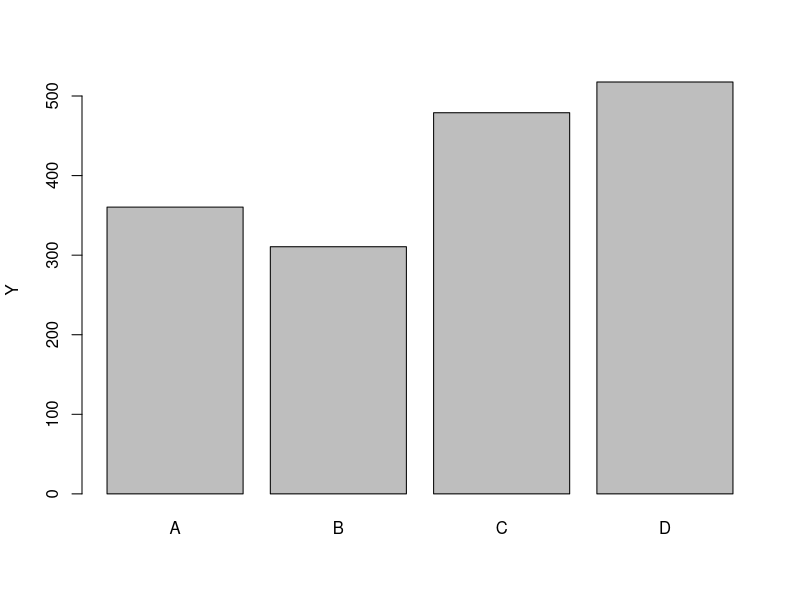

The R source for this figure:
## ---- chunk 1
library(tidyverse)
## ---- chunk 2
set.seed(20102)
df1 <- data.frame(fac = rep(c("A","B","C","D"), 5),
                 x = c(1:20),
                 y = round(rnorm(20, 10, 5)*(-9:10)^2),
                 z = round(rnorm(20, 100, 20)))
glimpse(df1) # similar to the `str()` function in base R
## ---- chunk 3
### Using a pipe to calculate means.
df1 %>% 
  summarize(y.mean = mean(y),
            z.mean = mean(z))
## ---- chunk 4
### Doing the same thing without a pipe:
summarize(df1, 
          y.mean = mean(y),
          z.mean = mean(z))
## ---- chunk 5
df1 %>%
  group_by(fac) %>%
  summarize(y.mean = mean(y),
            z.mean = mean(z))
## ---- chunk 6
df1.means <- df1 %>%
  group_by(fac) %>%
  summarize(y.mean = mean(y),
            z.mean = mean(z))

### Create a barplot of the means:
barplot(df1.means$y.mean, names.arg=df1.means$fac, ylab="Y")
## ---- chunk 7
df1.new <- df1 %>%
  mutate(yz = y+z)
head(df1.new)
## ---- chunk 8
df1.new <- df1 %>%
  mutate(yz = y + z,
         yz.sqrt = sqrt(yz))
head(df1.new)
## ---- chunk 9
df1.noC <- df1 %>%
  filter(fac != "C")
df1.noC
## ---- chunk 10
df1.onlyC <- df1 %>%
  filter(fac == "C")
df1.onlyC
## ---- chunk 11
df1.u8 <- df1 %>%
  filter(x <= 8)
df1.u8
## ---- chunk 12
df1 %>%
  filter(y > 1000 & fac == "C")
## ---- chunk 13
df1 %>%
  filter(y > 1000 | y < 100)
## ---- chunk 14
select <- dplyr::select
## ---- chunk 15
### Example 1 - keeping columns
df1 %>%
  select(fac, x, y) %>%
  head()

### Example 2 - removing a column
df1 %>% 
  select(-z) %>%
  head()
## ---- chunk 16
set.seed(4070)
df.wide <- data.frame(
  replicate = 1:6,
  trt1 = round(rnorm(6, 10, 1),1),
  trt2 = round(rnorm(6, 13, 1),1),
  trt3 = round(rnorm(6, 4, 1),1))
## ---- chunk 17
df.wide
## ---- chunk 18
df.long <- pivot_longer(data = df.wide,
                        cols = -replicate, 
                        names_to = "treatment", 
                        values_to = "weight")
df.long
## ---- chunk 19
df.long <- df.wide %>%
  pivot_longer(cols = -replicate,
               names_to = "treatment",
               values_to = "weight")
## ---- chunk 20
df.wide %>%
  pivot_longer(cols = -replicate,
               names_to = "treatment",
               values_to = "weight") %>%
  mutate(weight.kg = weight * 0.4536) %>%
  group_by(treatment) %>%
  summarize(meanWeight.kg = mean(weight.kg))
## ---- chunk 21
opTable <- data.frame(operator = c("==", "!=", ">",">=", "<","<=", "&", "|"),
                      meaning = c("equal to", "not equal to", "greater than",
                       "greater than or equal to", "less than",
                       "less than or equal to", "and", "or"))
knitr::kable(opTable)
